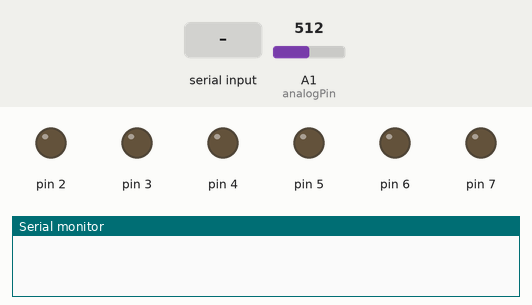
This sketch was run on a simulated Arduino Uno, built with avr-gcc and run on an emulated ATmega328P. Shown: output pins drawn as LEDs (lit = HIGH), the last lines printed to the serial monitor. Inputs (shaded band) come from the test bench; at power-on: A1 (analogPin) = 512.

Above: at 1.2 s.
1.3 s: "A" received over Serial
At 1.8 s:
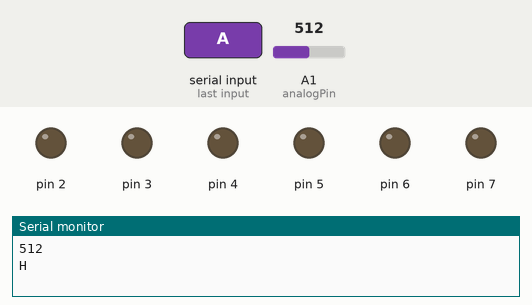
2.9 s: "B" received over Serial
At 4.2 s:
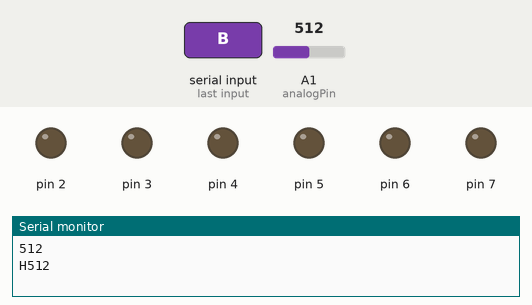
4.5 s: "C" received over Serial
At 5.4 s:
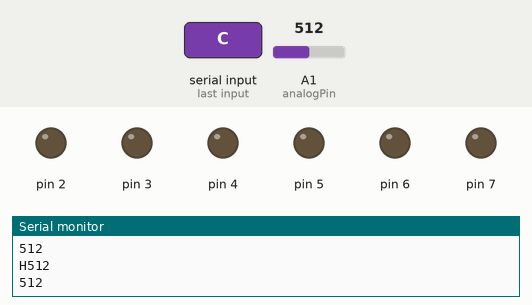
6.1 s: "D" received over Serial
At 6.6 s:
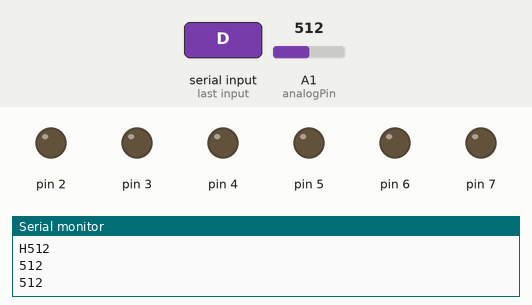
7.7 s: "E" received over Serial
At 9.0 s:
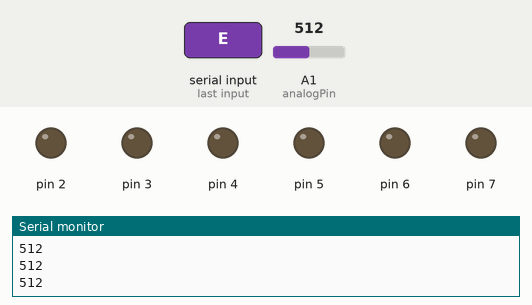
9.3 s: "F" received over Serial
At 10.3 s:
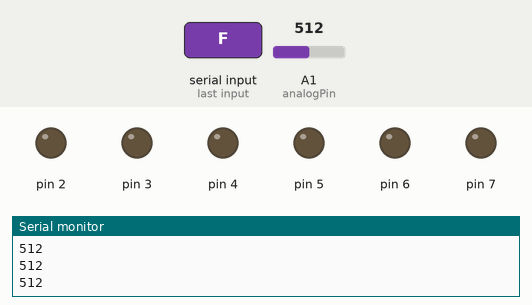
Timing chart, 0 to 11.9 s (numbered marks = the images above; inputs shaded):
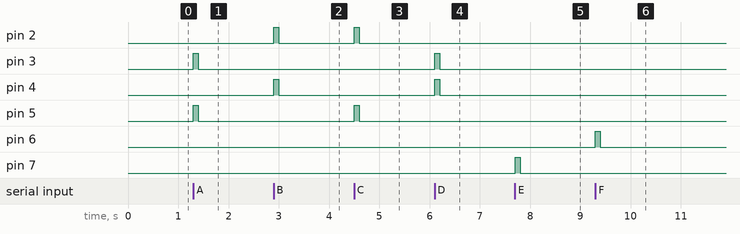

The sketch:

XBee_receiveControl.ino
```cpp
#define analogPin 1
int val;
int threshold = 80;
int value = 0;
int range = 0;
int AD = 0;


void setup()
{
  Serial.begin(9600);
  pinMode(2, OUTPUT);
  pinMode(3, OUTPUT);
  pinMode(4, OUTPUT);
  pinMode(5, OUTPUT);
  pinMode(6, OUTPUT);
  pinMode(7, OUTPUT);
}


void loop()
{
  if (Serial.available() > 0) //シリアルポートがデータを受信したら次へ
  {
      value = analogRead(analogPin);  //AD変換しデジタル値をvalueへ代入
      if (value > threshold)      //valueが閾値より大きければ
      {
        range = (6787 / (value - 3)) - 4; //デジタル値valueを距離に変換しrangeに代入

        Serial.println(value);
      }
      else
      {
        Serial.println("OFF");
        delay(300);
      }


    val = Serial.read();  //受信データを読み込んでその値をvalに代入
    if (val == 'A') //valがAならば次へ
    {
      digitalWrite(5, HIGH);  //ピン5にHIGHを出力
      digitalWrite(4, LOW); //ピン4にLOW出力　
      digitalWrite(3, HIGH);  //ピン３にHIGHを出力
      digitalWrite(2, LOW); //ピン２にLOW出力　クローラ前進

      delay(100); //タイマ0,1s

      digitalWrite(5, LOW); //
      digitalWrite(3, LOW); //停止

      AD = analogRead(analogPin); //A-D変換しデジタル値をADに代入
      if (AD >= 409)  //AD>=409なら次へ
      {
        Serial.print('H');  //シリアルポートへHを送信
        delay(1000);  //タイマ１ｓ
      }
    }


    else if (val == 'B')
    {
      digitalWrite(5, LOW); //
      digitalWrite(4, HIGH);  //　
      digitalWrite(3, LOW); //
      digitalWrite(2, HIGH);  //クローラ後退

      delay(100); //タイマ0,1s

      digitalWrite(4, LOW); //
      digitalWrite(2, LOW); //停止
    }


    else if (val == 'C')
    {
      digitalWrite(5, HIGH);  //
      digitalWrite(4, LOW); //　
      digitalWrite(3, LOW); //
      digitalWrite(2, HIGH);  //クローラ右旋回

      delay(100); //タイマ0,1s

      digitalWrite(5, LOW); //
      digitalWrite(2, LOW); //停止
    }


    else if (val == 'D')
    {
      digitalWrite(5, LOW); //
      digitalWrite(4, HIGH);  //　
      digitalWrite(3, HIGH);  //
      digitalWrite(2, LOW); //クローラ左旋回

      delay(100); //タイマ0,1s

      digitalWrite(4, LOW); //
      digitalWrite(3, LOW); //停止
    }


    else if (val == 'E')
    {
      digitalWrite(7, HIGH);
      digitalWrite(6, LOW); //可動クローラ持ち上げ
      delay(100);
      digitalWrite(7, LOW); //停止
    }


    else if (val == 'F')
    {
      digitalWrite(7, LOW);
      digitalWrite(6, HIGH);  //可動クローラおろし
      delay(100);
      digitalWrite(6, LOW); //停止
    }

    else if (val == 'G')
    {
      value = analogRead(analogPin);  //AD変換しデジタル値をvalueへ代入
      Serial.print("Distance= ");   //シリアル端末にDistance=と表示
      if (value > threshold)      //valueが閾値より大きければ
      {
        range = (6787 / (value - 3)) - 4; //デジタル値valueを距離に変換しrangeに代入
        Serial.print(range);
        Serial.println(" cm");
      }
      else
      {
        Serial.println("OFF");
        delay(300);
      }


    }
  }
}
```

Measured:
- after the input at 1.3 s, pin 3, pin 5: LOW → HIGH at once, → LOW 0.10 s later
- after the input at 2.9 s, pin 2, pin 4: LOW → HIGH at once, → LOW 0.10 s later
- after the input at 4.5 s, pin 2, pin 5: LOW → HIGH at once, → LOW 0.10 s later
- after the input at 6.1 s, pin 3, pin 4: LOW → HIGH at once, → LOW 0.10 s later
- after the input at 7.7 s, pin 7: LOW → HIGH at once, → LOW 0.10 s later
- after the input at 9.3 s, pin 6: LOW → HIGH at once, → LOW 0.10 s later
